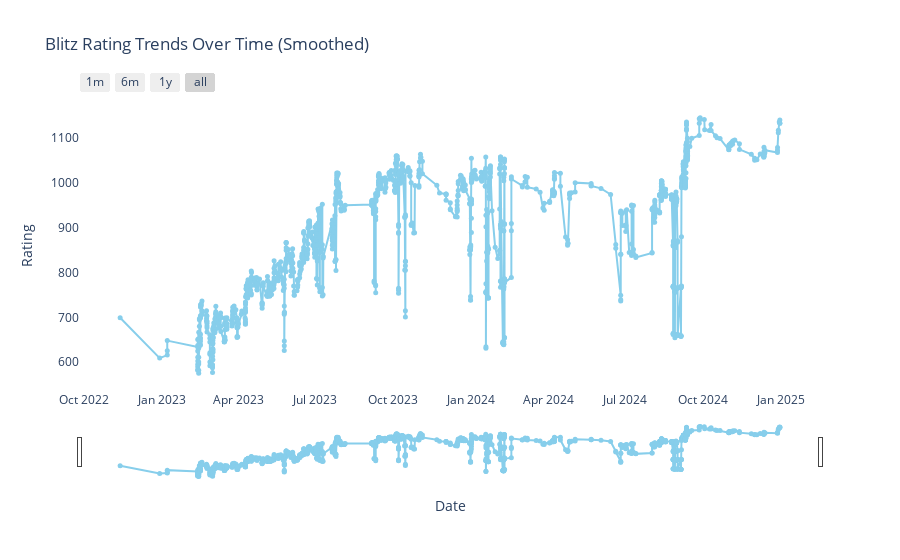
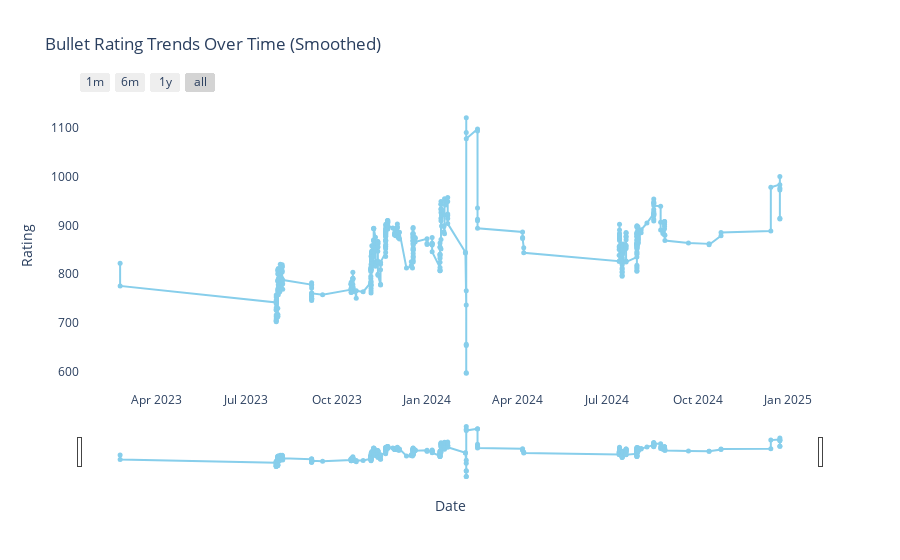
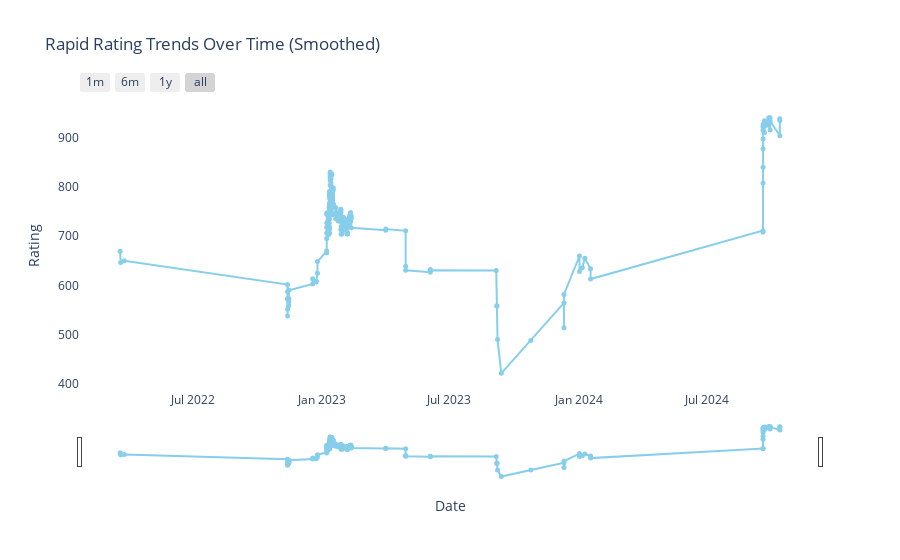

The notebook cell these images were saved under, in order:
### Markdown cell above
__Preparing and Plotting Smoothed Rating Trends__
- This code prepares data for trend analysis by extracting the relevant columns, calculating the player's rating, and applying a moving average to smooth the rating trends. It then uses Plotly to generate interactive line plots displaying the smoothed rating trends over time, with separate plots for different time controls (Blitz, Bullet, and Rapid). The moving average helps reduce noise in the data, providing a clearer trend visualization.

### Code cell
def prepare_trend_data(data, username, window_size=5):
    """
    Prepare data for trend analysis by extracting relevant columns and applying smoothing.
    """
    # Convert end time to datetime
    data['End Time'] = pd.to_datetime(data['End Time'])

    # Add player rating column
    data['Player Rating'] = data.apply(
        lambda row: row['White Rating'] if row['White Player'] == username else row['Black Rating'], axis=1
    )

    # Add opponent rating column
    data['Opponent Rating'] = data.apply(
        lambda row: row['Black Rating'] if row['White Player'] == username else row['White Rating'], axis=1
    )

    # Sort by time
    data = data.sort_values('End Time')

    # Apply moving average to smooth ratings
    data['Smoothed Rating'] = data.groupby('Time Class')['Player Rating'].transform(
        lambda x: x.rolling(window=window_size, min_periods=1).mean()
    )

    return data[['End Time', 'Time Class', 'Player Rating', 'Smoothed Rating', 'Opponent Rating']]

def plot_time_control(trend_data, time_class):
    """
    Plot smoothed rating trends for a specific time control using Plotly.
    """
    subset = trend_data[trend_data['Time Class'] == time_class]

    # Debugging: Check if subset has data
    if subset.empty:
        print(f"No data found for time class: {time_class}")
        return

    # Create a Plotly figure
    fig = go.Figure()

    # Add the smoothed rating as a line plot with markers
    fig.add_trace(
        go.Scatter(
            x=subset['End Time'],
            y=subset['Smoothed Rating'],
            mode='lines+markers',  # Lines and markers for individual points
            marker=dict(color='skyblue', size=5),
            hovertemplate='<br>'.join([
                'Rating: %{y}',
                'Date: %{x}'
            ]),
            name=f"{time_class.capitalize()} Rating"
        )
    )

    # Update layout with title and labels
    fig.update_layout(
        title_text=f"{time_class.capitalize()} Rating Trends Over Time (Smoothed)",
        xaxis=dict(
            title='Date',
            type='date',
            rangeslider=dict(visible=True),
            rangeselector=dict(
                buttons=list([
                    dict(count=1, label="1m", step="month", stepmode="backward"),
                    dict(count=6, label="6m", step="month", stepmode="backward"),
                    dict(count=1, label="1y", step="year", stepmode="backward"),
                    dict(step="all")
                ])
            ),
            showspikes=True,
            spikecolor="purple",
            spikesnap="cursor",
            spikemode="across"
        ),
        yaxis=dict(
            title='Rating',
            showspikes=True,
            spikecolor="orange",
            spikethickness=2
        ),
        plot_bgcolor='rgba(255, 255, 255, 0.8)',
        paper_bgcolor='rgba(255, 255, 255, 0.8)'
    )

    # Show the plot
    fig.show()

# Main code
# Assuming 'data' is already loaded with your dataset and 'username' is provided
# Prepare trend data with smoothing (less smoothing with window size 5)
trend_data = prepare_trend_data(data, username, window_size=5)

# Plot rating trends for each time control
plot_time_control(trend_data, "Blitz")
plot_time_control(trend_data, "Bullet")
plot_time_control(trend_data, "Rapid")

### Figure 1 — Plotly figure (JSON) as saved in the notebook; plotly's stock layout.template omitted (floating-point values rounded to 4 significant figures; data arrays with more than 128 entries replaced by an {"elided": "..."} marker saying what was removed)
{"data": [{"hovertemplate": "Rating: %{y}<br>Date: %{x}", "marker": {"color": "skyblue", "size": 5}, "mode": "lines+markers", "name": "Blitz Rating", "type": "scatter", "x": {"elided": "1345 str values"}, "y": {"elided": "1345 float values"}}], "layout": {"paper_bgcolor": "rgba(255, 255, 255, 0.8)", "plot_bgcolor": "rgba(255, 255, 255, 0.8)", "title": {"text": "Blitz Rating Trends Over Time (Smoothed)"}, "xaxis": {"rangeselector": {"buttons": [{"count": 1, "label": "1m", "step": "month", "stepmode": "backward"}, {"count": 6, "label": "6m", "step": "month", "stepmode": "backward"}, {"count": 1, "label": "1y", "step": "year", "stepmode": "backward"}, {"step": "all"}]}, "rangeslider": {"visible": true}, "showspikes": true, "spikecolor": "purple", "spikemode": "across", "spikesnap": "cursor", "title": {"text": "Date"}, "type": "date"}, "yaxis": {"showspikes": true, "spikecolor": "orange", "spikethickness": 2, "title": {"text": "Rating"}}}}

### Figure 2 — Plotly figure (JSON) as saved in the notebook; plotly's stock layout.template omitted (floating-point values rounded to 4 significant figures; data arrays with more than 128 entries replaced by an {"elided": "..."} marker saying what was removed)
{"data": [{"hovertemplate": "Rating: %{y}<br>Date: %{x}", "marker": {"color": "skyblue", "size": 5}, "mode": "lines+markers", "name": "Bullet Rating", "type": "scatter", "x": {"elided": "511 str values"}, "y": {"elided": "511 float values"}}], "layout": {"paper_bgcolor": "rgba(255, 255, 255, 0.8)", "plot_bgcolor": "rgba(255, 255, 255, 0.8)", "title": {"text": "Bullet Rating Trends Over Time (Smoothed)"}, "xaxis": {"rangeselector": {"buttons": [{"count": 1, "label": "1m", "step": "month", "stepmode": "backward"}, {"count": 6, "label": "6m", "step": "month", "stepmode": "backward"}, {"count": 1, "label": "1y", "step": "year", "stepmode": "backward"}, {"step": "all"}]}, "rangeslider": {"visible": true}, "showspikes": true, "spikecolor": "purple", "spikemode": "across", "spikesnap": "cursor", "title": {"text": "Date"}, "type": "date"}, "yaxis": {"showspikes": true, "spikecolor": "orange", "spikethickness": 2, "title": {"text": "Rating"}}}}

### Figure 3 — Plotly figure (JSON) as saved in the notebook; plotly's stock layout.template omitted (floating-point values rounded to 4 significant figures; data arrays with more than 128 entries replaced by an {"elided": "..."} marker saying what was removed)
{"data": [{"hovertemplate": "Rating: %{y}<br>Date: %{x}", "marker": {"color": "skyblue", "size": 5}, "mode": "lines+markers", "name": "Rapid Rating", "type": "scatter", "x": {"elided": "238 str values"}, "y": {"elided": "238 float values"}}], "layout": {"paper_bgcolor": "rgba(255, 255, 255, 0.8)", "plot_bgcolor": "rgba(255, 255, 255, 0.8)", "title": {"text": "Rapid Rating Trends Over Time (Smoothed)"}, "xaxis": {"rangeselector": {"buttons": [{"count": 1, "label": "1m", "step": "month", "stepmode": "backward"}, {"count": 6, "label": "6m", "step": "month", "stepmode": "backward"}, {"count": 1, "label": "1y", "step": "year", "stepmode": "backward"}, {"step": "all"}]}, "rangeslider": {"visible": true}, "showspikes": true, "spikecolor": "purple", "spikemode": "across", "spikesnap": "cursor", "title": {"text": "Date"}, "type": "date"}, "yaxis": {"showspikes": true, "spikecolor": "orange", "spikethickness": 2, "title": {"text": "Rating"}}}}
